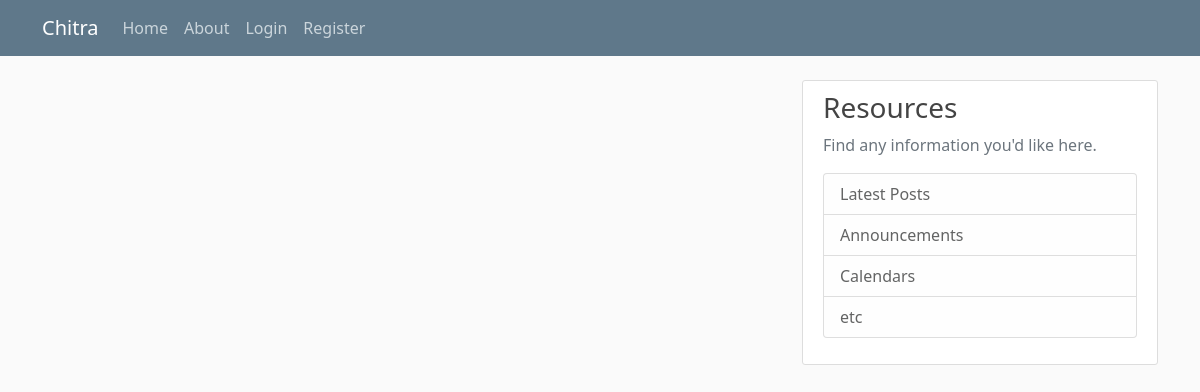
The app's page /home, older data.
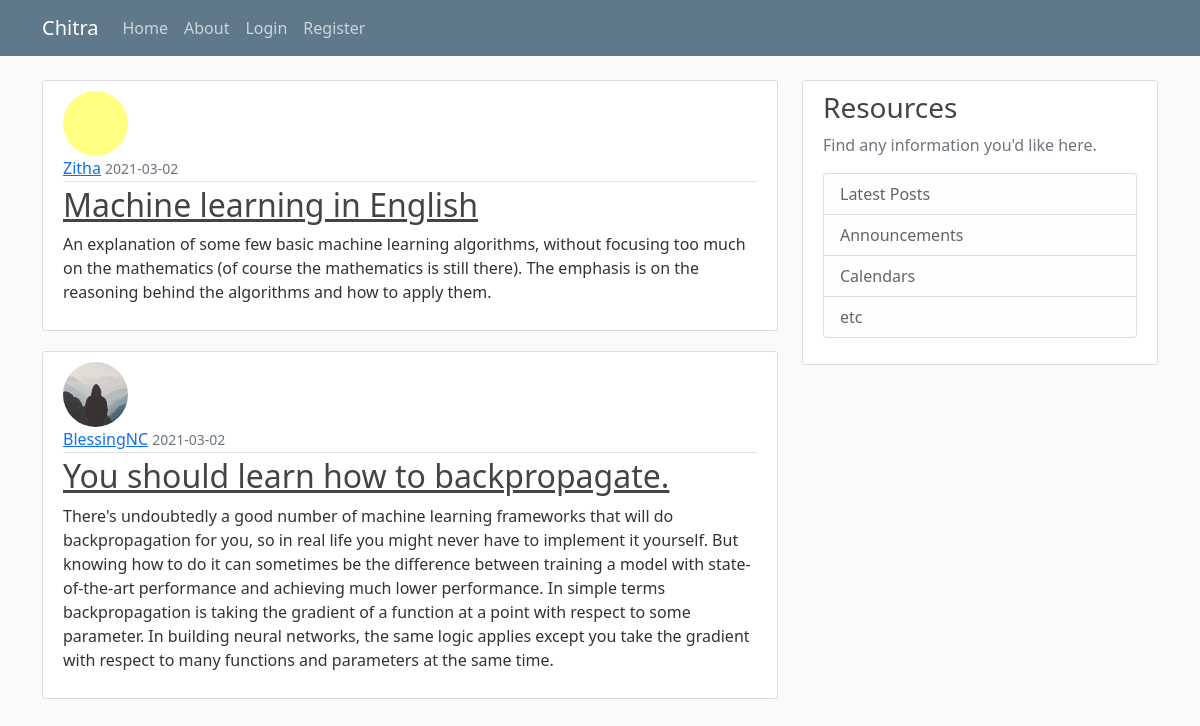
The same page, newer data.
### Flask_Blog/flaskblog/models.py (models this page shows, shortened)
class Post(db.Model):
	id = db.Column(db.Integer, primary_key=True)
	title = db.Column(db.String(100), nullable=False)
	date_posted = db.Column(db.DateTime, nullable=False, default=datetime.utcnow)
	content = db.Column(db.Text, nullable=False)
	user_id = db.Column(db.Integer, db.ForeignKey("user.id"), nullable=False)

class User(db.Model, UserMixin):
	id = db.Column(db.Integer, primary_key=True)
	username = db.Column(db.String(20), unique=True, nullable=False)
	email = db.Column(db.String(120), unique=True, nullable=False)
	image_file = db.Column(db.String(20), nullable=False, default="default.jpg")
	password = db.Column(db.String(60), nullable=False)
	posts = db.relationship("Post", backref="author", lazy=True)

### Flask_Blog/flaskblog/routes.py (the view)
@app.route("/")
@app.route("/home")
def home():
	page = request.args.get("page", 1, type=int)
	posts = Post.query.paginate(page=page, per_page=2)
	return render_template("home.html", posts= posts)

### Flask_Blog/flaskblog/templates/home.html
{% extends "layout.html" %}
{% block content %}
	{% for post in posts %}
		<article class="media content-section">
			<img class="rounded-circle article-img" src="{{ url_for('static', filename='profile_pics/' + post.author.image_file) }}" >
          <div class="media-body">
            <div class="article-metadata">
              <a class="mr-2" href="#">{{ post.author.username }}</a>
              <small class="text-muted">{{ post.date_posted.strftime("%Y-%m-%d") }}</small>
            </div>
            <h2><a class="article-title" href="{{url_for('post', post_id=post.id)}}">{{ post.title }}</a></h2>
            <p class="article-content">{{ post.content }}</p>
          </div>
        </article>
	{% endfor %}
{% endblock content %}

### Flask_Blog/flaskblog/templates/layout.html (shortened to what this page needs)
<!Doctype html>
<html>
<head>
    <link href="https://cdn.jsdelivr.net/npm/bootstrap@5.0.0-beta2/dist/css/bootstrap.min.css" rel="stylesheet">
	<link rel="stylesheet" type="text/css" href="{{url_for('static', filename='main.css')}}">
</head>
<body>
	<header class="site-header">
      <nav class="navbar navbar-expand-md navbar-dark bg-steel fixed-top">
        <div class="container">
          <a class="navbar-brand mr-4" href="/">Chitra</a>
          <div class="collapse navbar-collapse" id="navbarToggle">
            <div class="navbar-nav mr-auto">
              <a class="nav-item nav-link" href="/">Home</a>
              <a class="nav-item nav-link" href="/about">About</a>
            </div>
            <div class="navbar-nav">
				{% if current_user.is_authenticated %}
					<a class="nav-item nav-link" href="{{url_for('new_post')}}">New Post</a>
					<a class="nav-item nav-link" href="{{url_for('logout')}}">Logout</a>
					<a class="nav-item nav-link" href="{{url_for('account')}}">Account</a>
				{% else %}
              		<a class="nav-item nav-link" href="{{url_for('login')}}">Login</a>
              		<a class="nav-item nav-link" href="{{url_for('register')}}">Register</a>
				{% endif %}
            </div>
          </div>
        </div>
      </nav>
    </header>
	<main role="main" class="container">
      <div class="row">
        <div class="col-md-8">
        	{% block content %}{% endblock %}
        </div>
        <div class="col-md-4">
          <div class="content-section">
            <h3>Resources</h3>
            <p class='text-muted'>Find any information you'd like here.
              <ul class="list-group">
                <li class="list-group-item list-group-item-light">Latest Posts</li>
                <li class="list-group-item list-group-item-light">Announcements</li>
                <li class="list-group-item list-group-item-light">Calendars</li>
                <li class="list-group-item list-group-item-light">etc</li>
              </ul>
            </p>
          </div>
        </div>
      </div>
    </main>
</body>
</html>

### Flask_Blog/flaskblog/static/main.css (style rules this page uses)
body { background: #fafafa; color: #333333; margin-top: 5rem; }
h1, h2, h3, h4, h5, h6 { color: #444444; }
.bg-steel { background-color: #5f788a; }
.site-header .navbar-nav .nav-link { color: #cbd5db; }
.content-section { background: #ffffff; padding: 10px 20px; border: 1px solid #dddddd; border-radius: 3px; margin-bottom: 20px; }
.article-title { color: #444444; }
.article-content { white-space: pre-line; }
.article-img { height: 65px; width: 65px; margin-right: 16px; }
.article-metadata { padding-bottom: 1px; margin-bottom: 4px; border-bottom: 1px solid #e3e3e3 }

Row changes from the older to the newer data that the page shows:
added Post: image_file (picture), author.username "Zitha", date_posted "2021-03-02", title "Machine learning in English", content "An explanation of some few basic machine learning algorithms, without focusing too much on the mathematics (of course the mathematics is still there). The emphasis is on the reasoning behind the algorithms and how to apply them."
added Post: image_file (placeholder picture), author.username "BlessingNC", date_posted "2021-03-02", title "You should learn how to backpropagate.", content "There's undoubtedly a good number of machine learning frameworks that will do backpropagation for you, so in real life you might never have to implement it yourself. But knowing how to do it can sometimes be the difference between training a model with state-of-the-art performance and achieving much lower performance. In simple terms backpropagation is taking the gradient of a function at a point with respect to some parameter. In building neural networks, the same logic applies except you take the gradient with respect to many functions and parameters at the same time."
